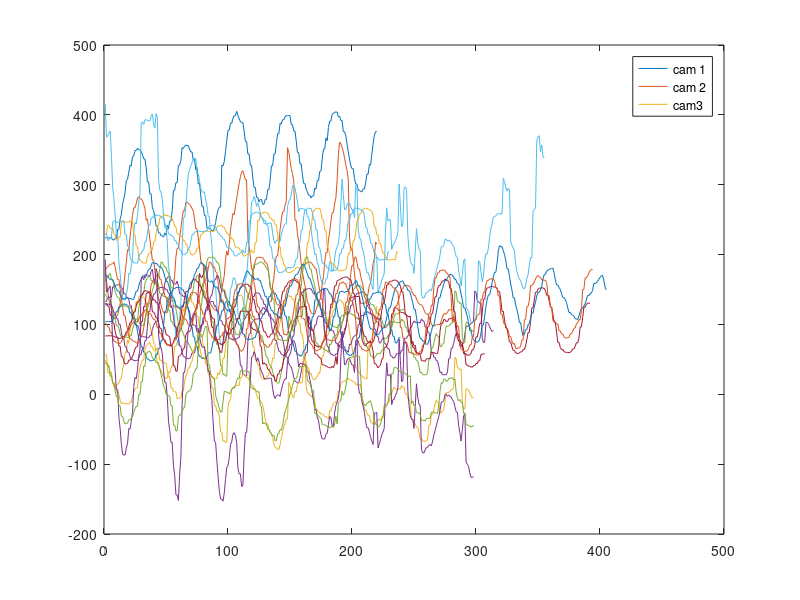
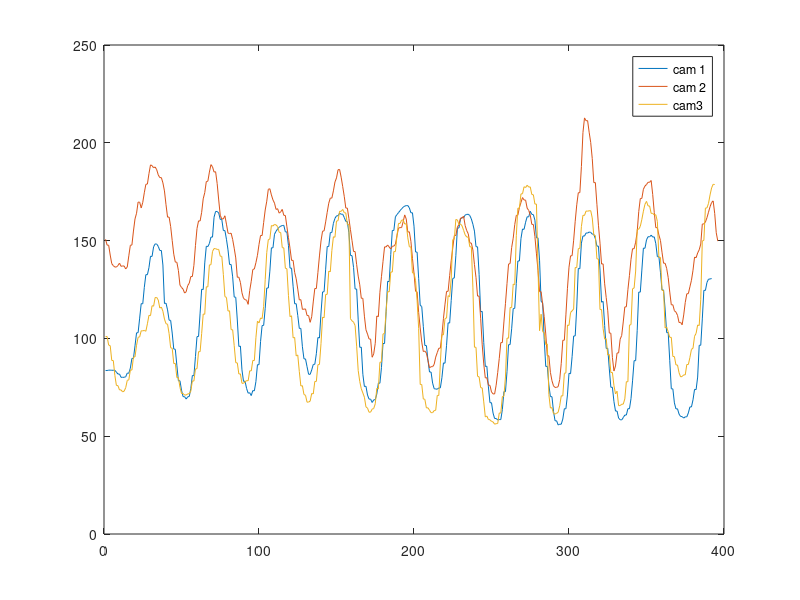
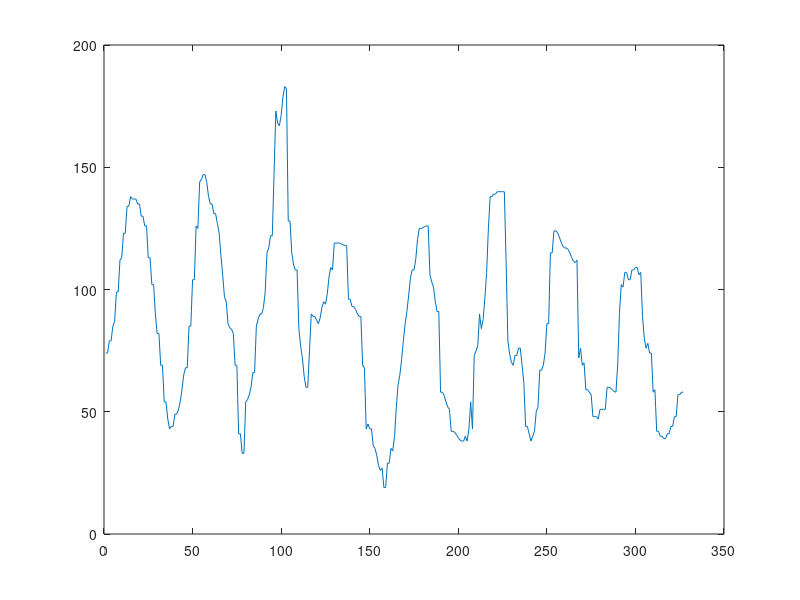

The MATLAB script that drew these images, in order: (Note: this script raises an error after producing the figures.)
clear; clc; close all;
load('posData.mat')

%%
% Plot first case
figure(1)
plot(ypos_1_1)
figure(2)
plot(ypos_2_1)
figure(3)
plot(ypos_3_1)
%%
close all;
% Align data
xpos_1_1(1:3) = [];
ypos_1_1(1:3) = [];
xpos_2_1(1:51) = [];
ypos_2_1(1:51) = [];
%xpos_3_1(1:10) = [];
%ypos_3_1(1:10) = [];

sizes = [length(xpos_1_1),length(xpos_2_1),length(xpos_3_1)];
minSize = min(sizes);
xpos_1_1(minSize+1:end) = [];
ypos_1_1(minSize+1:end) = [];
xpos_2_1(minSize+1:end) = [];
ypos_2_1(minSize+1:end) = [];
xpos_3_1(minSize+1:end) = [];
ypos_3_1(minSize+1:end) = [];

% xpos_1_1 = xpos_1_1 - mean(xpos_1_1);
% ypos_1_1 = ypos_1_1 - mean(ypos_1_1);
% ypos_2_1 = ypos_2_1 - mean(ypos_2_1);
% ypos_3_1 = ypos_3_1 - mean(ypos_3_1);

figure(1)
plot(ypos_1_1)
hold on
plot(ypos_2_1)
plot(ypos_3_1)
legend('cam 1', 'cam 2', 'cam3')
%%
close all;
% Plot second case
figure(1)
plot(ypos_1_2)
figure(2)
plot(ypos_2_2)
figure(3)
plot(ypos_3_2)

%%
close all;
% Align data
xpos_1_2(1:16) = [];
ypos_1_2(1:16) = [];
xpos_2_2(1:1) = [];
ypos_2_2(1:1) = [];
xpos_3_2(1:20) = [];
ypos_3_2(1:20) = [];

figure(1)
plot(ypos_1_2)
hold on
plot(ypos_2_2)
plot(ypos_3_2)

sizes = [length(xpos_1_2),length(xpos_2_2),length(xpos_3_2)];
minSize = min(sizes);
xpos_1_2(minSize+1:end) = [];
ypos_1_2(minSize+1:end) = [];
xpos_2_2(minSize+1:end) = [];
ypos_2_2(minSize+1:end) = [];
xpos_3_2(minSize+1:end) = [];
ypos_3_2(minSize+1:end) = [];
%%
%close all;
% Plot third case
figure(1)
plot(ypos_1_3)
hold on
plot(ypos_2_3)

plot(ypos_3_3)
legend('cam 1', 'cam 2', 'cam3')
%%
close all;
% Align data
xpos_1_3(1:13) = [];
ypos_1_3(1:13) = [];
xpos_2_3(1:39) = [];
ypos_2_3(1:39) = [];
xpos_3_3(1:7) = [];
ypos_3_3(1:7) = [];

figure(1)
plot(ypos_1_3)
hold on
plot(ypos_2_3)

plot(ypos_3_3)
legend('cam 1', 'cam 2', 'cam3')


sizes = [length(xpos_1_3),length(xpos_2_3),length(xpos_3_3)];
minSize = min(sizes);
xpos_1_3(minSize+1:end) = [];
ypos_1_3(minSize+1:end) = [];
xpos_2_3(minSize+1:end) = [];
ypos_2_3(minSize+1:end) = [];
xpos_3_3(minSize+1:end) = [];
ypos_3_3(minSize+1:end) = [];
%%
close all;
% Plot fourth case
figure(1)
plot(ypos_1_4)
hold on
plot(ypos_2_4)
plot(ypos_3_4)
legend('cam 1', 'cam 2', 'cam3')
%%
% Align data
%xpos_1_4(1:9) = [];
%ypos_1_4(1:9) = [];
xpos_2_4(1:9) = [];
ypos_2_4(1:9) = [];
%xpos_3_4(1) = [];
%ypos_3_4(1) = [];

figure(2)
plot(ypos_1_4)
hold on
plot(ypos_2_4)
plot(ypos_3_4)
legend('cam 1', 'cam 2', 'cam3')


sizes = [length(xpos_1_4),length(xpos_2_4),length(xpos_3_4)];
minSize = min(sizes);
xpos_1_4(minSize+1:end) = [];
ypos_1_4(minSize+1:end) = [];
xpos_2_4(minSize+1:end) = [];
ypos_2_4(minSize+1:end) = [];
xpos_3_4(minSize+1:end) = [];
ypos_3_4(minSize+1:end) = [];

%%
close all

snapShot1 = [xpos_1_1';ypos_1_1';xpos_2_1';ypos_2_1';xpos_3_1';ypos_3_1'];
snapShot2 = [xpos_1_2';ypos_1_2';xpos_2_2';ypos_2_2';xpos_3_2';ypos_3_2'];
snapShot3 = [xpos_1_3';ypos_1_3';xpos_2_3';ypos_2_3';xpos_3_3';ypos_3_3'];
snapShot4 = [xpos_1_4';ypos_1_4';xpos_2_4';ypos_2_4';xpos_3_4';ypos_3_4'];

mean1 = mean(snapShot1,2);
snapShot1 = snapShot1-mean1;

mean2 = mean(snapShot2,2);
snapShot2 = snapShot2-mean2;

mean3 = mean(snapShot3,2);
snapShot3 = snapShot3-mean3;

mean4 = mean(snapShot4,2);
snapShot4 = snapShot4-mean4;

figure(1)
plot(snapShot2(2,:))
hold on
plot(snapShot2(4,:))
plot(snapShot2(6,:))
legend('cam 1', 'cam 2', 'cam3')
save('snapShots.mat', '-regexp', '^snapShot')